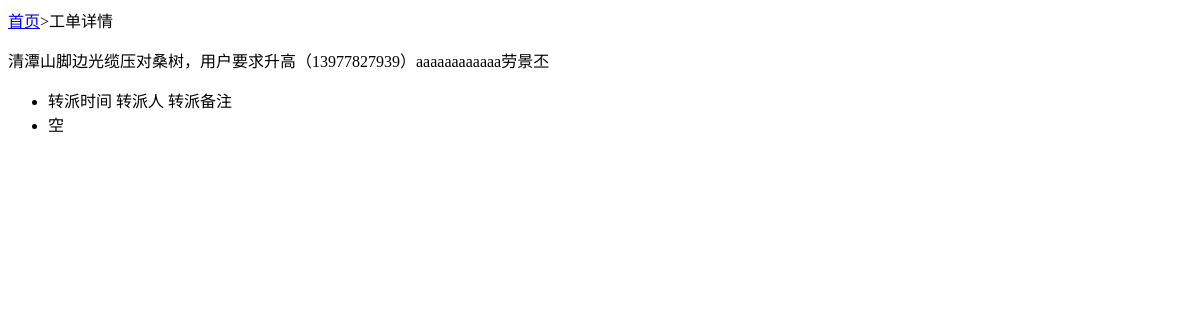
The page //19/ on the database as committed earlier.
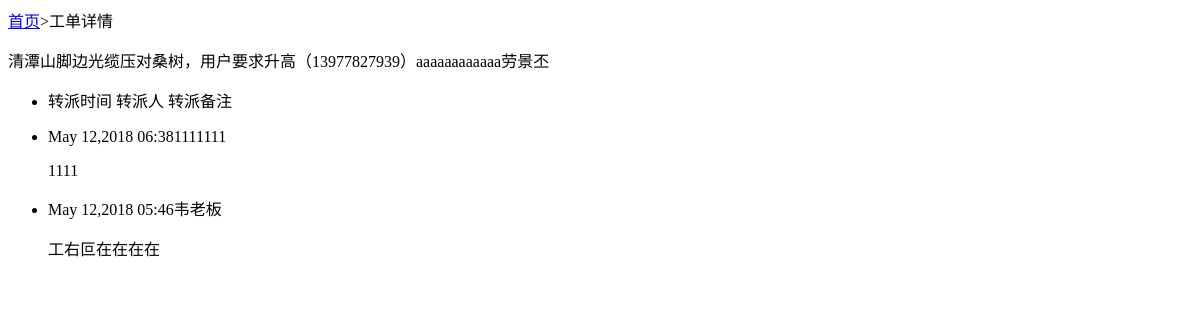
The same page on the database as committed later.
### myapps/models.py (models this page shows, shortened)
class Topic(models.Model):
	text =  models.TextField()
	date_start = models.DateTimeField(auto_now_add=True)
	date_end = models.DateTimeField(null=True,blank=True)
	people_start = models.CharField(max_length=50)
	people_end = models.CharField(max_length=50,null=True,blank=True)
	state = models.CharField(max_length=10)

class Distribute(models.Model):
	topic = models.ForeignKey(Topic)
	text = models.TextField()
	dis_type = models.CharField(max_length=10) #转派还是反馈
	distribute_time = models.DateTimeField(auto_now_add=True)
	distribute_people = models.CharField(max_length=50)

### myapps/views.py (the view)
# urls.py: url(r'^/(?P<topic_id>\d+)/$',views.information,name='information'),
def information(request,topic_id):
	topic = Topic.objects.get(id=topic_id)
	distributes = topic.distribute_set.order_by('-distribute_time')
	context = {'topic':topic,'distributes':distributes}
	return render(request,'myapps/information.html',context)

### myapps/templates/myapps/information.html
{% block content %}
<p><a href="{% url 'myapps:view' %}">首页</a>>工单详情</p>
<p>{{ topic.text }}{{ topic.people_start }}
<ul>
<li>转派时间  转派人  转派备注</li>
{% for distr in distributes %}
  <li>
    <p>{{ distr.distribute_time|date:'M d,Y H:i' }}{{distr.distribute_people}}{{ distr.text|linebreaks }}</p>
  </li>
  {% empty %}
  <li>
  空
  </li>
{% endfor %}
</ul>
{% endblock content %}

Rows that differ between the two databases and show on the page:
added Distribute: distribute_time "May 12,2018 06:38", distribute_people "1111111", text "1111"
added Distribute: distribute_time "May 12,2018 05:46", distribute_people "韦老板", text "工右叵在在在在"
Other text that changed with them:
text no longer shown: "空"
